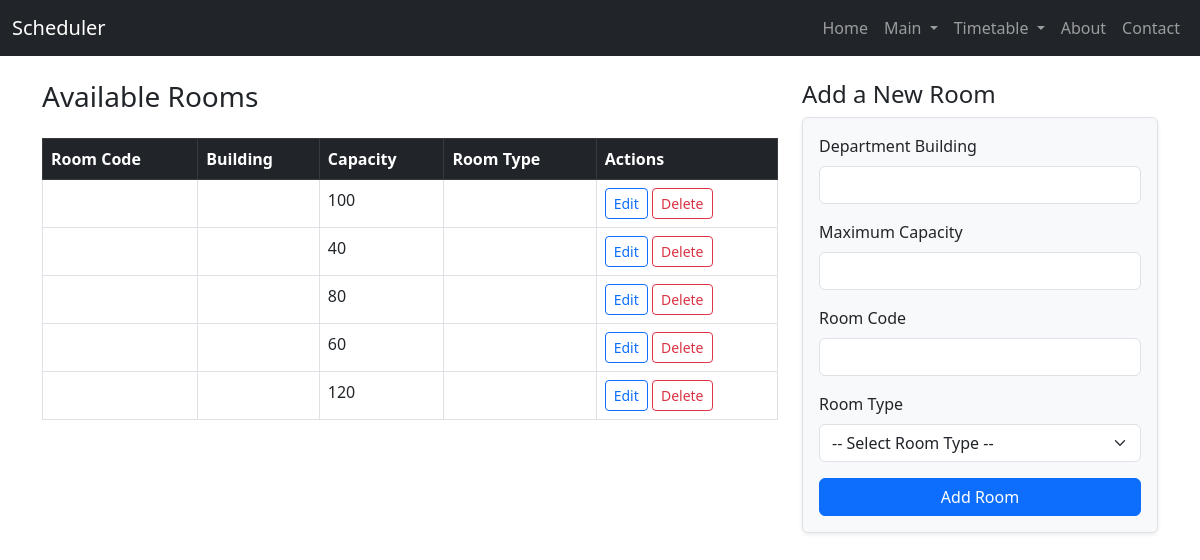
Page /timetable/rooms/ on the earlier database version.
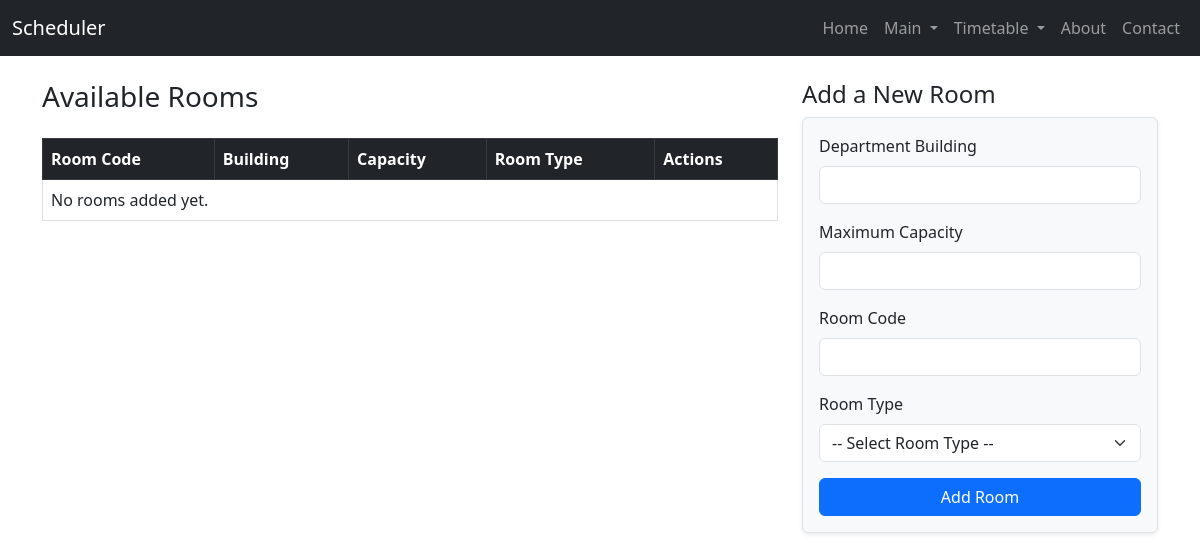
Same page on the later database version.
### Timetable/models.py (models this page shows, shortened)
class Room(models.Model):
    code = models.CharField(max_length=20, unique=True)
    building = models.ForeignKey(Building, on_delete=models.CASCADE)
    room_type = models.ForeignKey(RoomType, on_delete=models.CASCADE)
    lab_type = models.ForeignKey(LabType, on_delete=models.SET_NULL, blank=True, null=True)
    capacity = models.PositiveIntegerField()
    dimensions = models.CharField(max_length=20)
    max_courses = models.PositiveIntegerField(default=1)
    proctors_required = models.PositiveIntegerField(default=1)
    is_overflow = models.BooleanField(default=False)
    class Meta:
        ordering = ['code']

### Timetable/views.py (the view, shortened to what this page needs)
# urls.py: path('rooms/',views.rooms, name='rooms'),
def rooms(request):
    rooms = Room.objects.all()
    return render(request, 'timetable/rooms.html', {'rooms': rooms})

### templates/timetable/rooms.html (shortened to what this page needs)
{% extends 'home/base.html' %}
{% block content %}
<div class="row">
    <div class="col-md-8">
        <h3 class="mb-4">Available Rooms</h3>
        <table class="table table-bordered table-hover">
            <thead class="table-dark">
                <tr>
                    <th>Room Code</th>
                    <th>Building</th>
                    <th>Capacity</th>
                    <th>Room Type</th>
                    <th>Actions</th>
                </tr>
            </thead>
            <tbody>
                {% for room in rooms %}
                <tr>
                    <td>{{ room.room_code }}</td>
                    <td>{{ room.department_building }}</td>
                    <td>{{ room.capacity }}</td>
                    <td>{{ room.room_type }}</td>
                    <td>
                        <a href="{% url 'edit_room' room.id %}" class="btn btn-sm btn-outline-primary">Edit</a>
                        <a href="{% url 'delete_room' room.id %}" class="btn btn-sm btn-outline-danger" onclick="return confirm('Are you sure you want to delete this room?');">Delete</a>
                    </td>
                </tr>
                {% empty %}
                <tr><td colspan="5">No rooms added yet.</td></tr>
                {% endfor %}
            </tbody>
        </table>
    </div>
    <div class="col-md-4">
        <h4>Add a New Room</h4>
        <form method="post" class="border p-3 rounded shadow-sm bg-light">
            <div class="mb-3">
                <label for="department_building" class="form-label">Department Building</label>
                <input type="text" class="form-control" id="department_building" name="department_building" required>
            </div>
            <div class="mb-3">
                <label for="capacity" class="form-label">Maximum Capacity</label>
                <input type="number" class="form-control" id="capacity" name="capacity" required>
            </div>
            <div class="mb-3">
                <label for="room_code" class="form-label">Room Code</label>
                <input type="text" class="form-control" id="room_code" name="room_code" required>
            </div>
            <div class="mb-3">
                <label for="room_type" class="form-label">Room Type</label>
                <select class="form-select" id="room_type" name="room_type" required>
                    <option value="">-- Select Room Type --</option>
                </select>
            </div>
            <button type="submit" class="btn btn-primary w-100">Add Room</button>
        </form>
    </div>
</div>
{% endblock %}

Differences in the rows shown:
removed Room: capacity "100"
removed Room: capacity "40"
removed Room: capacity "80"
removed Room: capacity "60"
removed Room: capacity "120"
Other differences:
text now shown: "No rooms added yet."
